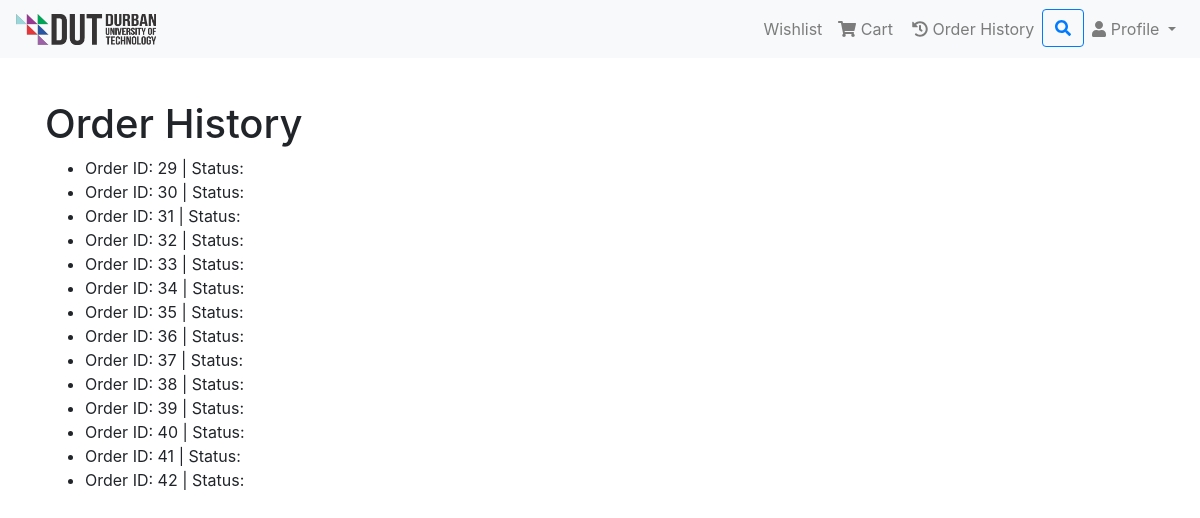
The app's page /order/history/ (signed in) with its own data.
### app/models.py (models this page shows, shortened)
class Order(models.Model):
    user = models.ForeignKey(User, on_delete=models.CASCADE)
    products = models.ManyToManyField(Product, through='OrderItem')
    created_at = models.DateTimeField(auto_now_add=True)
    updated_at = models.DateTimeField(auto_now=True)
    is_completed = models.BooleanField(default=False)
    driver = models.ForeignKey(Driver, on_delete=models.SET_NULL, null=True, blank=True)
    DELIVERY_STATUS_CHOICES = (
        ('pending', 'Pending'),
        ('delivered', 'Delivered'),
        ('cancelled', 'Cancelled'),
    )
    delivery_status = models.CharField(max_length=20, choices=DELIVERY_STATUS_CHOICES, default='pending')

### app/views.py (the view)
# urls.py: path('order/history/', views.order_history, name='order_history'),
@login_required
def order_history(request):
    orders = Order.objects.filter(user=request.user)
    return render(request, 'order_history.html', {'orders': orders})

### app/templates/order_history.html (shortened to what this page needs)
{% extends 'base.html' %}
{% block content %}
  <h1>Order History</h1>
  {% if orders %}
    <ul>
      {% for order in orders %}
        <li>Order ID: {{ order.id }} | Status: {{ order.status }}</li>
      {% endfor %}
    </ul>
  {% else %}
    <p>No orders found.</p>
  {% endif %}
{% endblock %}

### records on screen
Order: id "29"
Order: id "30"
Order: id "31"
Order: id "32"
Order: id "33"
Order: id "34"
Order: id "35"
Order: id "36"
Order: id "37"
Order: id "38"
Order: id "39"
Order: id "40"
Order: id "41"
Order: id "42"
